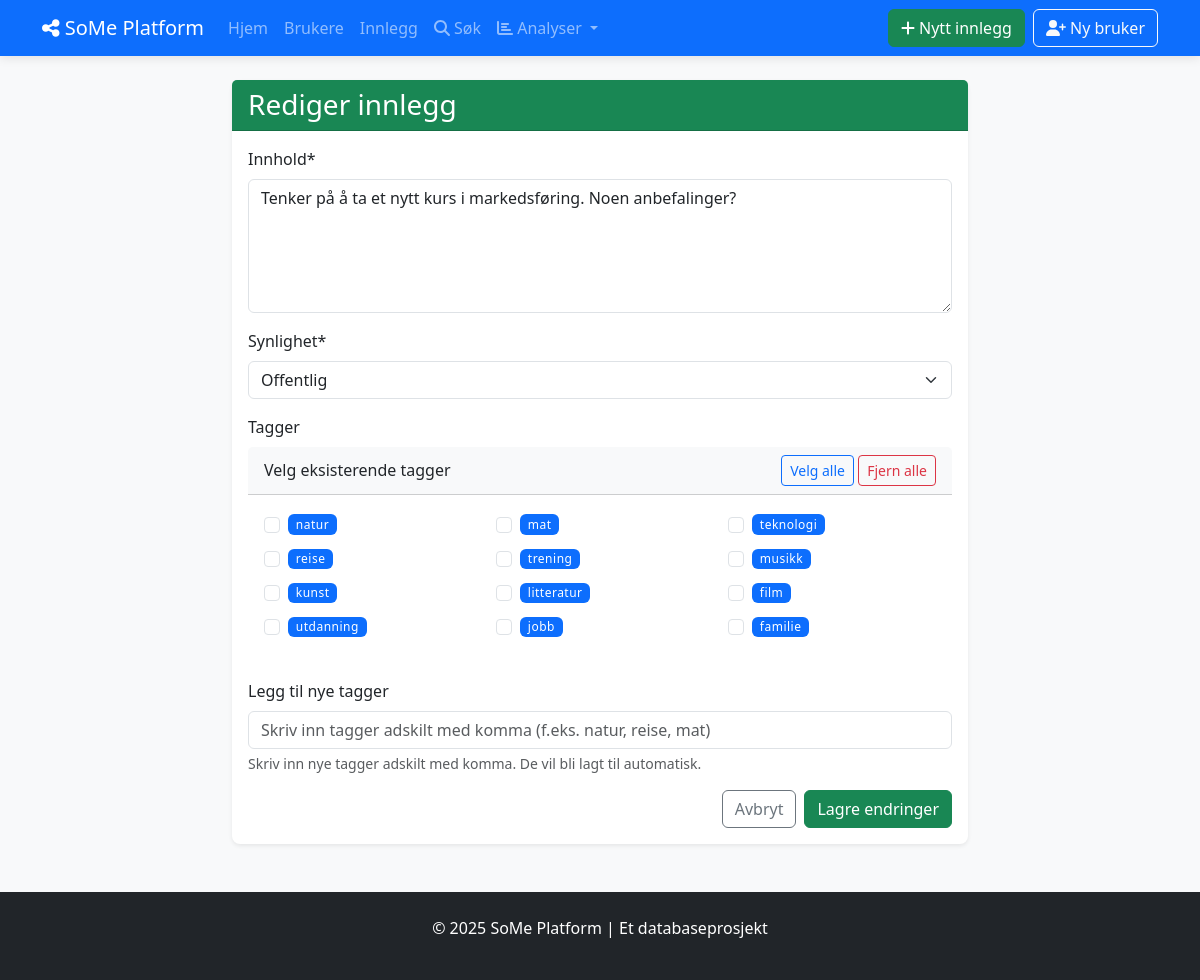
The page /posts/48/edit on the database as committed earlier.
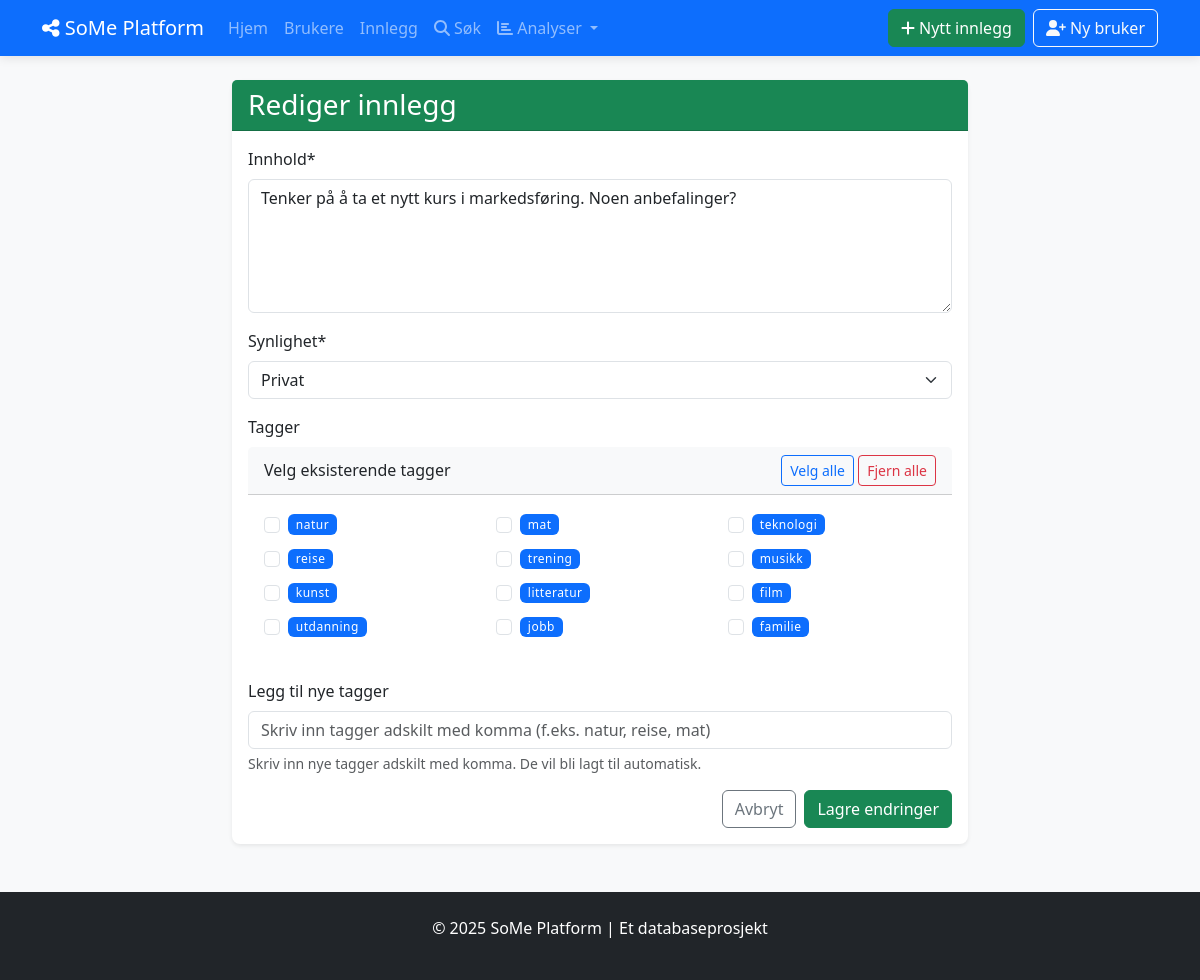
The same page on the database as committed later.
### tables this page shows
CREATE TABLE INNLEGG (
            innlegg_id INTEGER PRIMARY KEY AUTOINCREMENT,
            innhold TEXT NOT NULL,
            opprettet_dato DATETIME NOT NULL DEFAULT CURRENT_TIMESTAMP,
            oppdatert_dato DATETIME DEFAULT CURRENT_TIMESTAMP,
            synlighet TEXT NOT NULL DEFAULT 'offentlig',
            bruker_id INTEGER NOT NULL,
            FOREIGN KEY (bruker_id) REFERENCES BRUKERE(bruker_id) ON DELETE CASCADE
        );

### social_media_app/app.py (the view)
@app.route('/posts/<int:post_id>/edit', methods=['GET'])
def show_edit_post(post_id):
    with Database() as db:
        post = db.fetchone("SELECT * FROM INNLEGG WHERE innlegg_id = ?", (post_id,))
        if not post:
            flash('Post not found', 'danger')
            return redirect(url_for('list_posts'))
        post = format_date_fields(post, ['opprettet_dato', 'oppdatert_dato'])
        all_tags = db.fetchall("SELECT * FROM TAGGER")
        post_tags = db.fetchall("""
            SELECT tag_id FROM INNLEGG_TAGGER
            WHERE innlegg_id = ?
        """, (post_id,))
        selected_tag_ids = [tag['tag_id'] for tag in post_tags]
    return render_template('posts/edit.html', post=post, all_tags=all_tags,
                           selected_tag_ids=selected_tag_ids)

### social_media_app/app.py (called while the page is built)
def format_date_fields(item, date_fields=None):
    if not item:
        return None
    if not isinstance(item, dict):
        item = dict(item)
    if date_fields:
        for field in date_fields:
            if field in item and item[field]:
                try:
                    if 'T' in item[field]:  # ISO format
                        item[field] = datetime.fromisoformat(item[field].replace('Z', '+00:00'))
                    else:  # SQLite default format
                        item[field] = datetime.strptime(item[field], '%Y-%m-%d %H:%M:%S')
                except (ValueError, TypeError):
                    try:
                        item[field] = datetime.strptime(item[field], '%Y-%m-%d')
                    except (ValueError, TypeError):
                        pass  # Keep original if parsing fails
    return item

### social_media_app/db_config.py (called while the page is built)
    def __enter__(self):
        return self

    def __exit__(self, exc_type, exc_val, exc_tb):
        self.cursor.close()
        if self.conn:
            self.conn.close()

    def fetchall(self, sql, params=None):
        self.cursor.execute(sql, params or ())
        return self.cursor.fetchall()

### social_media_app/templates/posts/edit.html (shortened to what this page needs)
{% extends "base.html" %}
{% block content %}
<div class="row justify-content-center">
    <div class="col-md-8">
        <div class="card shadow-sm">
            <div class="card-header bg-success text-white">
                <h1 class="h3 mb-0">Rediger innlegg</h1>
            </div>
            <div class="card-body">
                <form action="{{ url_for('edit_post', post_id=post.innlegg_id) }}" method="post">
                    <div class="mb-3">
                        <label for="innhold" class="form-label">Innhold*</label>
                        <textarea class="form-control" id="innhold" name="innhold" rows="5" required>{{ post.innhold }}</textarea>
                    </div>
                    <div class="mb-3">
                        <label for="synlighet" class="form-label">Synlighet*</label>
                        <select class="form-select" id="synlighet" name="synlighet" required>
                            <option value="offentlig" {% if post.synlighet == 'offentlig' %}selected{% endif %}>Offentlig</option>
                            <option value="privat" {% if post.synlighet == 'privat' %}selected{% endif %}>Privat</option>
                        </select>
                    </div>
                    <div class="mb-3">
                        <label class="form-label">Tagger</label>
                        <div class="card mb-3">
                            <div class="card-header bg-light d-flex justify-content-between align-items-center">
                                <span>Velg eksisterende tagger</span>
                                <div>
                                    <button type="button" class="btn btn-sm btn-outline-primary" id="selectAllTags">Velg alle</button>
                                    <button type="button" class="btn btn-sm btn-outline-danger" id="clearAllTags">Fjern alle</button>
                                </div>
                            </div>
                            <div class="card-body tag-selection-area">
                                <div class="row">
                                    {% for tag in all_tags %}
                                        <div class="col-md-4 mb-2">
                                            <div class="form-check d-flex align-items-center">
                                                <input class="form-check-input tag-checkbox" type="checkbox" value="{{ tag.tag_id }}"
                                                       id="tag{{ tag.tag_id }}" name="tags"
                                                       {% if tag.tag_id in selected_tag_ids %}checked{% endif %}>
                                                <label class="form-check-label ms-2" for="tag{{ tag.tag_id }}">
                                                    <span class="badge bg-primary">{{ tag.navn }}</span>
                                                </label>
                                            </div>
                                        </div>
                                    {% endfor %}
                                </div>
                            </div>
                        </div>
                    </div>
                    <div class="mb-3">
                        <label for="new_tags" class="form-label">Legg til nye tagger</label>
                        <div class="input-group">
                            <input type="text" class="form-control" id="new_tags" name="new_tags"
                                   placeholder="Skriv inn tagger adskilt med komma (f.eks. natur, reise, mat)">
                        </div>
                        <div class="form-text">Skriv inn nye tagger adskilt med komma. De vil bli lagt til automatisk.</div>
                    </div>
                    <div class="d-grid gap-2 d-md-flex justify-content-md-end">
                        <a href="{{ url_for('view_post', post_id=post.innlegg_id) }}" class="btn btn-outline-secondary">Avbryt</a>
                        <button type="submit" class="btn btn-success">Lagre endringer</button>
                    </div>
                </form>
            </div>
        </div>
    </div>
</div>
{% endblock %}

Rows that differ between the two databases and show on the page:
changed INNLEGG "Tenker på å ta et nytt kurs i markedsføring. Noen anbefalinger?": synlighet "Offentlig" → "Privat"
